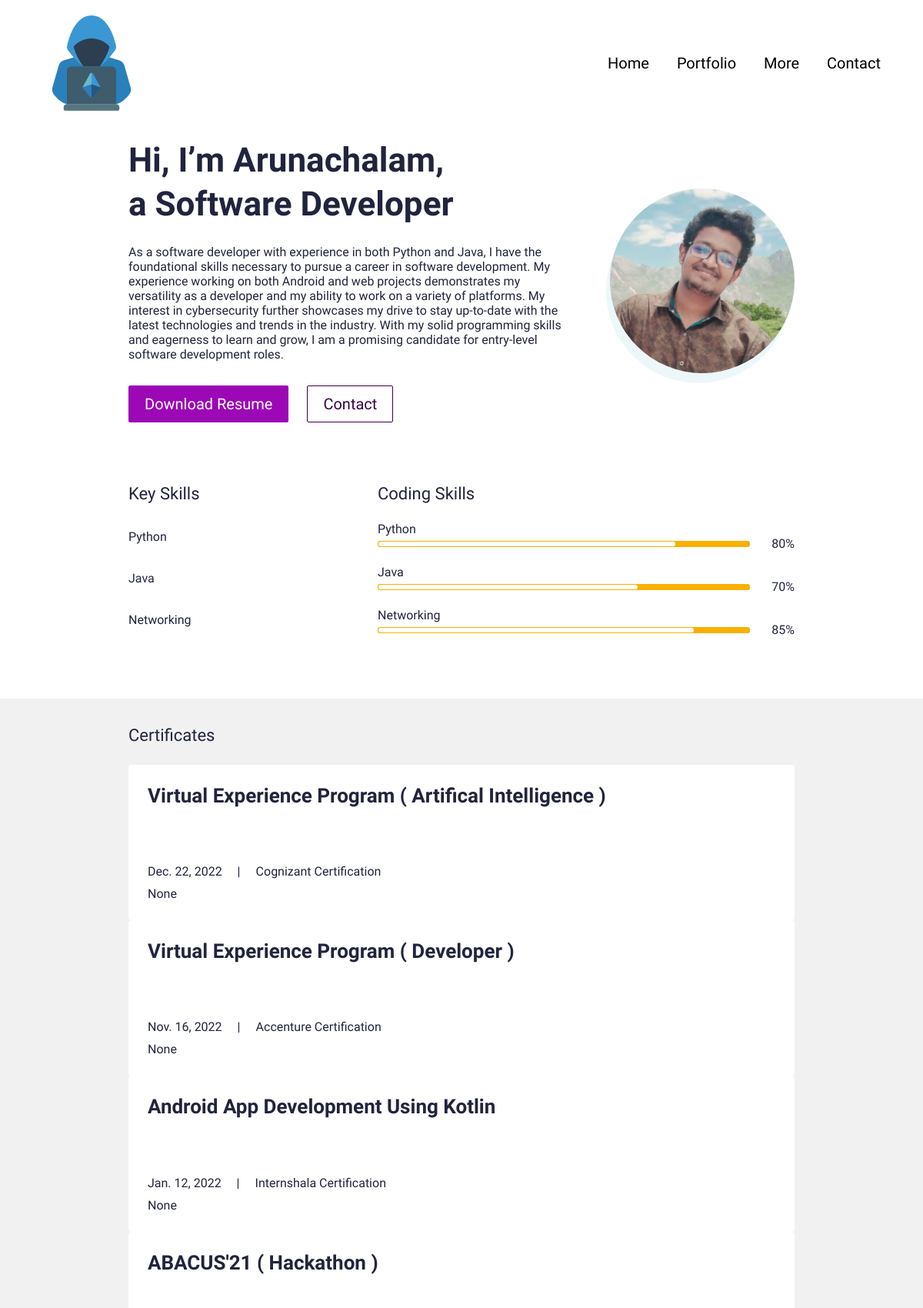
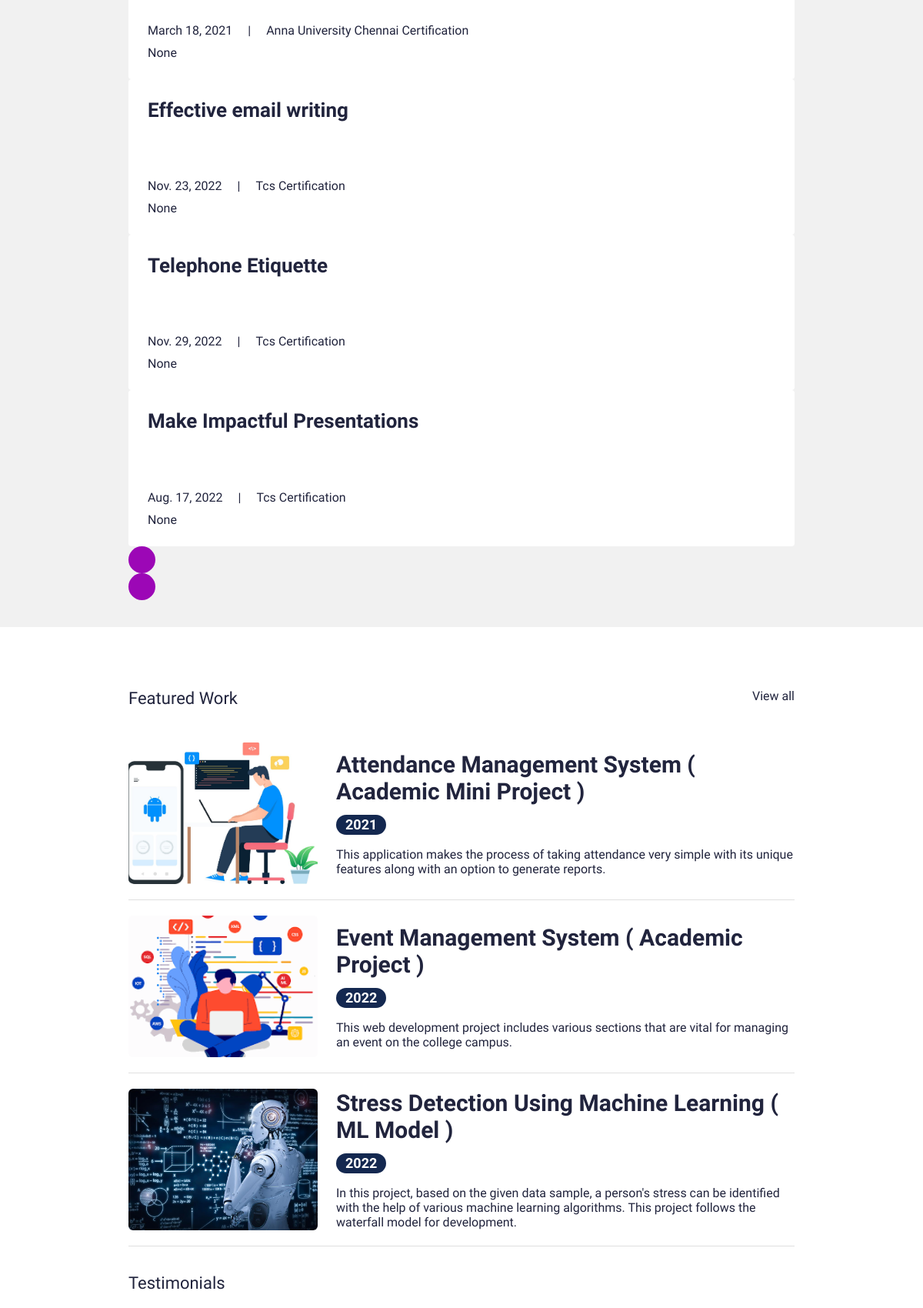
The page / (upper part) on the database its author committed (2 pictures, top to bottom).
### main/models.py (models this page shows, shortened)
class UserProfile(models.Model):
    class Meta:
        verbose_name_plural = 'User Profiles'
        verbose_name = 'User Profile'
    user = models.OneToOneField(User, on_delete=models.CASCADE)
    avatar = models.ImageField(blank=True, null=True, upload_to="avatar")
    title = models.CharField(max_length=200, blank=True, null=True)
    bio = models.TextField(blank=True, null=True)
    skills = models.ManyToManyField(Skill, blank=True)
    cv = models.FileField(blank=True, null=True, upload_to="cv") #uploaded to cv directory

class Skill(models.Model):
    class Meta:
        verbose_name_plural = 'Skills' # this will pluralise the words
        verbose_name = 'Skill'
    name = models.CharField(max_length=20, blank=True, null=True)
    score = models.IntegerField(default=80, blank=True, null=True)
    image = models.FileField(blank=True, null=True, upload_to="skills")
    is_key_skill = models.BooleanField(default=False)

class Certificate(models.Model):
    class Meta:
        verbose_name_plural = 'Certificates'
        verbose_name = 'Certificate'
    date = models.DateTimeField(blank=True, null=True)
    name = models.CharField(max_length=50, blank=True, null=True)
    title = models.CharField(max_length=200, blank=True, null=True)
    description = models.CharField(max_length=500, blank=True, null=True)
    is_active = models.BooleanField(default=True)

class Portfolio(models.Model):
    class Meta:
        verbose_name_plural = 'Portfolio Profiles'
        verbose_name = 'Portfolio'
        ordering = ["name"]
    date = models.DateTimeField(blank=True, null=True)
    name = models.CharField(max_length=200, blank=True, null=True)
    description = models.CharField(max_length=500, blank=True, null=True)
    body = RichTextField(blank=True, null=True)
    image = models.ImageField(blank=True, null=True, upload_to="portfolio")
    slug = models.SlugField(null=True, blank=True)
    is_active = models.BooleanField(default=True)

### main/views.py (the view)
# urls.py: path('', views.IndexView.as_view(), name="home"),
class IndexView(generic.TemplateView):
	template_name = "main/index.html"
	def get_context_data(self, **kwargs):
		context = super().get_context_data(**kwargs)
		testimonials = Testimonial.objects.filter(is_active=True)
		certificates = Certificate.objects.filter(is_active=True)
		blogs = Blog.objects.filter(is_active=True)
		portfolio = Portfolio.objects.filter(is_active=True)
		context["testimonials"] = testimonials
		context["certificates"] = certificates
		context["blogs"] = blogs
		context["portfolio"] = portfolio
		return context

### resume_demo/context_processors.py (called while the page is built)
def project_context(request):
    context={
        'me': User.objects.first(),
    }
    return context

### main/templates/main/index.html (shortened to what this page needs)
{% extends 'main/base.html' %}
{% load static %}
{% block content %}
<section>
  <div class="bannerSection">
    <div class="container">
      <div class="row g-4 g-md-3  align-items-center">
        <div class="col-md-auto order-md-last">
          <div class="bannerUserImg">
            <img src="{{me.userprofile.avatar.url}}" alt="{{me.first_name|title}} {{me.last_name|title}} avatar">
          </div>
        </div>
        <div class="col-md">
          <div class="bannerContent">
            <h1 class="xlTitle pb-3">Hi, I’m {{me.first_name|title}}, <br> a {{me.userprofile.title}} </br></h1>
            <p>{{me.userprofile.bio}}</p>
            <div class="bannerBtnCol">
              <div class="row">
                <div class="col-auto">
                  <a download href="{{me.userprofile.cv.url}}" class="btn btnPrimary">Download Resume</a>
                </div>
                <div class="col-auto">
                  <a href="{% url 'main:contact' %}" class="btn btnOutline">Contact</a>
                </div>
              </div>
            </div>
          </div>
        </div>
      </div>
    </div>
  </div>
</section>
<section>
  <div class="sectionSpace pt-0">
    <div class="container">
      <div class="row">
        <div class="col-md-auto">
          <div class="keySkillCol">
            <h4 class="smTitle pb-3">Key Skills</h4>
            {% for sk in me.userprofile.skills.all %}
            {% if sk.is_key_skill %}
            <div class="keySkillCard">
              <span class="ksText">{{sk.name}}</span>
            </div>
            {% endif %}
            {% endfor %}
          </div>
        </div>
        <div class="col-md">
          <h4 class="smTitle pb-3">Coding Skills</h4>
          <div class="progressCol">
            <div class="progressCard">
              {% for sk in me.userprofile.skills.all %}
              {% if sk.is_key_skill %}
              <div class="progressCol">
                <span class="progressLbl">{{sk.name}}</span>
                <div class="row g-2 align-items-center">
                  <div class="col">
                    <div class="progress progressStyle">
                      <div class="progress-bar" role="progressbar" style="width: {{sk.score}}%" aria-valuenow="{{sk.score}}" aria-valuemin="0" aria-valuemax="100"></div>
                    </div>
                  </div>
                  <div class="col-auto">
                    <span class="pLbl">{{sk.score}}%</span>
                  </div>
                </div>
              </div>
              {% endif %}
              {% endfor %}
            </div>
          </div>
        </div>
      </div>
    </div>
  </div>
</section>
<section>
  <div class="sectionSpaceSm lightBg">
    <div class="container">
      <div class="row pb-3">
        <div class="col">
          <h4 class="smText regular">Certificates</h4>
        </div>
      </div>
      <div class="sliderOuter">
        <div class="swiper certificatesSlider">
          <div class="swiper-wrapper">
            {% for c in certificates %}
            {% if c.is_active %}
            <div class="swiper-slide">
              <div class="cardStyle1">
                <h4 class="mdTitle cs1Title">
                  <a href="javascript:void(0)">{{c.title}}</a>
                </h4>
                <ul class="cardOptionCol">
                  <li>{{c.date.date}}</li>
                  <li>{{c.name|title}}</li>
                </ul>
                <p>{{c.description}}</p>
              </div>
            </div>
            {% endif %}
            {% endfor %}
          </div>
        </div>
        <div class="cert-swiper-button-next swiper-button-next swiperBtnStyle"></div>
        <div class="cert-swiper-button-prev swiper-button-prev swiperBtnStyle"></div>
      </div>
    </div>
  </div>
</section>
<section>
  <div class="sectionSpace">
    <div class="container">
      <div class="portfolioCol">
        <div class="row pb-3">
          <div class="col">
            <h4 class="smText regular">Featured Work</h4>
          </div>
          <div class="col-auto">
            <a href="{% url 'main:portfolios' %}" class="simpleLink">View all</a>
          </div>
        </div>
        {% for p in portfolio %}
        {% if p.is_active %}
        <div class="portfolioCard">
          <div class="row g-4 align-items-center">
            <div class="col-md-auto">
              <div class="portfolioImgCol">
                <a href="{% url 'main:portfolio' slug=p.slug %}"><img src="{{p.image.url}}" alt="..."></a>
              </div>
            </div>
            <div class="col-md">
              <div class="portfolioContentCol">
                <h4 class="lgTitle"><a href="{% url 'main:portfolio' slug=p.slug %}">{{p.name}}</a></h4>
                <ul class="portfolioOption">
                  <li><span class="dateLbl">{{p.date.year}}</span></li>
                </ul>
                <p>{{p.description}}</p>
              </div>
            </div>
          </div>
        </div>
        {% endif %}
        {% endfor %}
      </div>
      <div class="testimonialCol">
        <h4 class="smText regular d-block">Testimonials</h4>
        <div class="testimonialSlider">
        </div>
      </div>
    </div>
  </div>
</section>
{% endblock %}

### main/templates/main/base.html (shortened to what this page needs)
{% load static %}
<!doctype html>
<html lang="en">
  <head>
    <link href="{% static 'css/bootstrap.min.css' %}" rel="stylesheet">
    <link rel="stylesheet" href="https://unpkg.com/swiper@7.0.5/swiper-bundle.min.css">
    <link href="{% static 'css/style.css' %}" rel="stylesheet">
  </head>
  <body>
    {% include 'main/partials/nav.html' %}
    {% block content %}
    {% endblock %}
  </body>
</html>

### main/templates/main/partials/nav.html (shortened to what this page needs)
{% load static %}
<header>
    <div class="headerCol">
    <div class="container-fluid">
        <div class="row align-items-center">
        <div class="col-auto">
            <div class="logoCol"><a href="{% url 'main:home' %}"><img src="{% static 'images/logo.png' %}" alt="..."></a></div>
        </div>
        <div class="col">
            <div class="navCollapseCol">
            <div class="navCol">
                <ul>
                <li><a href="{%url 'main:home'%}">Home</a></li>
                <li><a href="{%url 'main:portfolios' %}">Portfolio</a></li>
                <li><a href="{% url 'main:blogs' %}">More</a></li>
                <li><a href="{%url 'main:contact'%}">Contact</a></li>
                </ul>
            </div>
            </div>
        </div>
        </div>
    </div>
    </div>
</header>

### main/templates/main/partials/footer.html (shortened to what this page needs)
{% load static %}

### rows shown on the page
Skill: name "Python", score "80"
Skill: name "Java", score "70"
Skill: name "Networking", score "85"
Certificate: title "Virtual Experience Program ( Artifical Intelligence )", date "Dec. 22, 2022", name "Cognizant Certification", description "None"
Certificate: title "Virtual Experience Program ( Developer )", date "Nov. 16, 2022", name "Accenture Certification", description "None"
Certificate: title "Android App Development Using Kotlin", date "Jan. 12, 2022", name "Internshala Certification", description "None"
Certificate: title "ABACUS'21 ( Hackathon )", date "March 18, 2021", name "Anna University Chennai Certification", description "None"
Certificate: title "Effective email writing", date "Nov. 23, 2022", name "Tcs Certification", description "None"
Certificate: title "Telephone Etiquette", date "Nov. 29, 2022", name "Tcs Certification", description "None"
Certificate: title "Make Impactful Presentations", date "Aug. 17, 2022", name "Tcs Certification", description "None"
Portfolio: image (picture), name "Attendance Management System ( Academic Mini Project )", date.year "2021", description "This application makes the process of taking attendance very simple with its unique features along with an option to generate reports."
Portfolio: image (picture), name "Event Management System ( Academic Project )", date.year "2022", description "This web development project includes various sections that are vital for managing an event on the college campus."
Portfolio: image (picture), name "Stress Detection Using Machine Learning ( ML Model )", date.year "2022", description "In this project, based on the given data sample, a person's stress can be identified with the help of various machine learning algorithms. This project follows the waterfall model for development."

### other values the page prints
{{ me.first_name|title }} "Arunachalam"
{{ me.userprofile.title }} "Software Developer"
